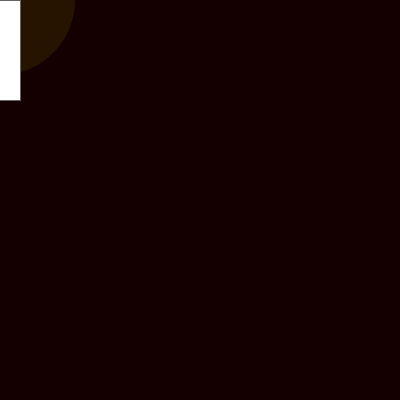
Frame 1 (no input)
Frame 60 (the mouse pressed at the canvas centre just before this capture): identical to frame 1, image omitted
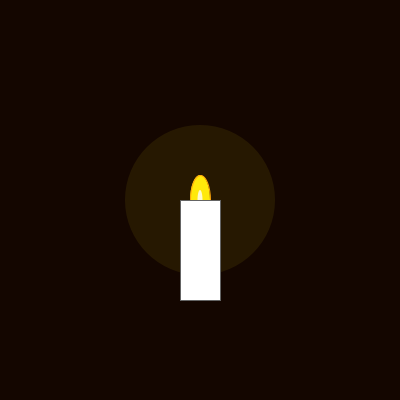
Frame 120 (the mouse held since frame 60 and released just before this capture)

The Processing sketch that drew these frames (run headless with seeded random() and noise(); from frame 60 on, the mouse is pressed at the canvas centre):

// Processing sketch: processing_25438
// ── processing_25438.pde

float r;
float g;
float b;

void setup(){

background(0); 
size(400,400);
}

void draw(){
 

  background(20, mouseY/30,0);
  
  noStroke();
  fill(255, height-mouseY/1.2, 10, 20);
 ellipse(mouseX, mouseY,150,150);
  
  
  stroke(255, mouseY/1.2, 10);
   fill(255, height-mouseY/1.2, 10);
 ellipse(mouseX, mouseY,20,50);
 fill(255, 255, 255, 200);
 noStroke();
 ellipse(mouseX, mouseY,5,20);
 
 strokeWeight(1);
 stroke(100);
 fill(255);
  rect(mouseX-20, mouseY, 40,100);
 
  
}
